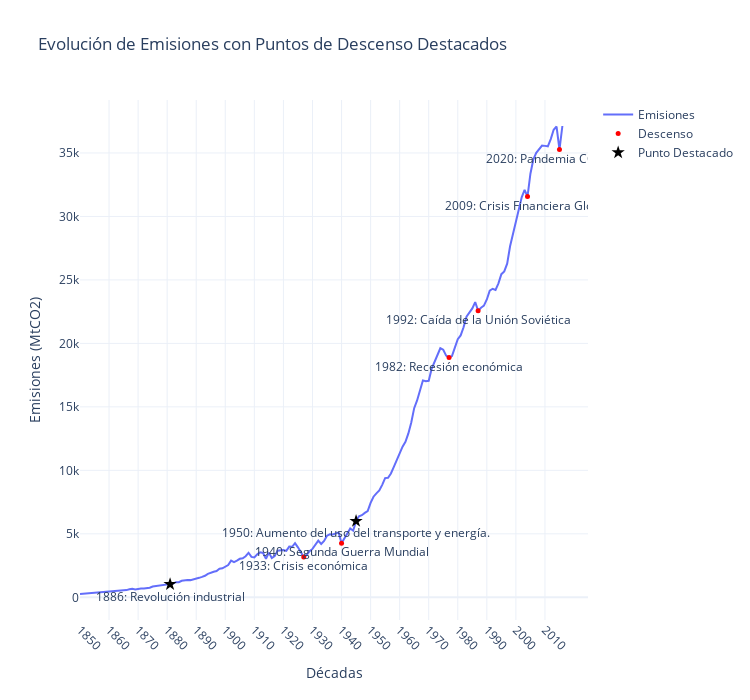

Notebook code for this chart:
### Code cell
df_world = df[df['country'] == 'World']
df_world['decade'] = (df_world['year'] // 10) * 10
df_world['diff'] = df_world['co2'].diff(periods = 2)  # Calcula la diferencia con el año anterior
asc_years = [1886, 1950]# Filtrar para obtener solo los puntos donde la diferencia es negativa (descenso)
asc_texts = [
    "1886: Revolución industrial",
    "1950: Aumento del uso del transporte y energía."
]
desc_years = [1932,1945,1982,1992,2009,2020]
desc_texts =[
    "1933: Crisis económica",
    "1940: Segunda Guerra Mundial",
    "1982: Recesión económica",
    "1992: Caída de la Unión Soviética",
    "2009: Crisis Financiera Global",
    "2020: Pandemia COVID-19"
]

# Crear la gráfica de línea
fig = go.Figure()

# Línea principal de emisiones
fig.add_trace(go.Scatter(
    x=df_world["year"], 
    y=df_world['co2'], 
    mode='lines',
    name="Emisiones"
))

# Puntos de descenso
fig.add_trace(go.Scatter(
    x=desc_years, 
    y=df_world[df_world["year"].isin(desc_years)]['co2'], 
    mode='markers+text',
    marker=dict(color='red', size=5),
    text=desc_texts,  # Etiqueta de texto
    textposition="bottom center",
    name="Descenso"
))
fig.add_trace(go.Scatter(
    x=asc_years, 
    y=df_world[df_world["year"].isin(asc_years)]['co2'], 
    mode='markers+text',
    marker=dict(color='black', size=10, symbol="star"),  # Estilo del marcador
    text=asc_texts,  # Etiqueta de texto
    textposition="bottom center",
    name="Punto Destacado"
))

# Configuración de la gráfica
fig.update_layout(
    title="Evolución de Emisiones con Puntos de Descenso Destacados",
    xaxis=dict(
        title="Décadas",
        tickvals=df_world['year'][::10],  # Valores cada década en el eje x
        ticktext=df_world['decade'].unique(),  # Usar las décadas como etiquetas
        tickangle=45),
    yaxis_title="Emisiones (MtCO2)",
    template="plotly_white",
    width = 750,
    height = 700
)

fig.show()

### Figure 1 — Plotly figure (JSON) as saved in the notebook; plotly's stock layout.template omitted (floating-point values rounded to 4 significant figures; data arrays with more than 128 entries replaced by an {"elided": "..."} marker saying what was removed)
{"data": [{"mode": "lines", "name": "Emisiones", "type": "scatter", "x": {"elided": "167 int values"}, "y": {"elided": "167 float values"}}, {"marker": {"color": "red", "size": 5}, "mode": "markers+text", "name": "Descenso", "text": ["1933: Crisis económica", "1940: Segunda Guerra Mundial", "1982: Recesión económica", "1992: Caída de la Unión Soviética", "2009: Crisis Financiera Global", "2020: Pandemia COVID-19"], "textposition": "bottom center", "type": "scatter", "x": [1932, 1945, 1982, 1992, 2009, 2020], "y": [3171.0, 4250.0, 18880.0, 22580.0, 31560.0, 35260.0]}, {"marker": {"color": "black", "size": 10, "symbol": "star"}, "mode": "markers+text", "name": "Punto Destacado", "text": ["1886: Revolución industrial", "1950: Aumento del uso del transporte y energía."], "textposition": "bottom center", "type": "scatter", "x": [1886, 1950], "y": [1025.0, 6003.0]}], "layout": {"height": 700, "title": {"text": "Evolución de Emisiones con Puntos de Descenso Destacados"}, "width": 750, "xaxis": {"autorange": true, "range": [1855, 2030.0], "tickangle": 45, "ticktext": [1850, 1860, 1870, 1880, 1890, 1900, 1910, 1920, 1930, 1940, 1950, 1960, 1970, 1980, 1990, 2000, 2010, 2020], "tickvals": [1855, 1865, 1875, 1885, 1895, 1905, 1915, 1925, 1935, 1945, 1955, 1965, 1975, 1985, 1995, 2005, 2015], "title": {"text": "Décadas"}, "type": "linear"}, "yaxis": {"autorange": true, "range": [-1788.0, 39170.0], "title": {"text": "Emisiones (MtCO2)"}, "type": "linear"}}}
